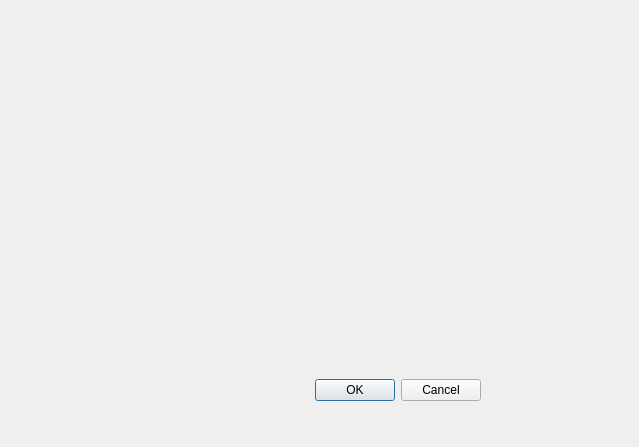
<?xml version="1.0" encoding="UTF-8"?>
<ui version="4.0">
 <class>Dialog</class>
 <widget class="QDialog" name="Dialog">
  <property name="geometry">
   <rect>
    <x>0</x>
    <y>0</y>
    <width>639</width>
    <height>447</height>
   </rect>
  </property>
  <property name="windowTitle">
   <string>Dialog</string>
  </property>
  <widget class="QDialogButtonBox" name="buttonBox">
   <property name="geometry">
    <rect>
     <x>140</x>
     <y>374</y>
     <width>341</width>
     <height>32</height>
    </rect>
   </property>
   <property name="orientation">
    <enum>Qt::Horizontal</enum>
   </property>
   <property name="standardButtons">
    <set>QDialogButtonBox::Cancel|QDialogButtonBox::Ok</set>
   </property>
  </widget>
  <widget class="MplCanvasWrapper" name="mplCanvas" native="true">
   <property name="geometry">
    <rect>
     <x>9</x>
     <y>9</y>
     <width>471</width>
     <height>361</height>
    </rect>
   </property>
  </widget>
 </widget>
 <customwidgets>
  <customwidget>
   <class>MplCanvasWrapper</class>
   <extends>QWidget</extends>
   <header>mplcanvaswrapper.h</header>
   <container>1</container>
  </customwidget>
 </customwidgets>
 <resources/>
 <connections>
  <connection>
   <sender>buttonBox</sender>
   <signal>accepted()</signal>
   <receiver>Dialog</receiver>
   <slot>accept()</slot>
   <hints>
    <hint type="sourcelabel">
     <x>248</x>
     <y>254</y>
    </hint>
    <hint type="destinationlabel">
     <x>157</x>
     <y>274</y>
    </hint>
   </hints>
  </connection>
  <connection>
   <sender>buttonBox</sender>
   <signal>rejected()</signal>
   <receiver>Dialog</receiver>
   <slot>reject()</slot>
   <hints>
    <hint type="sourcelabel">
     <x>316</x>
     <y>260</y>
    </hint>
    <hint type="destinationlabel">
     <x>286</x>
     <y>274</y>
    </hint>
   </hints>
  </connection>
 </connections>
</ui>
